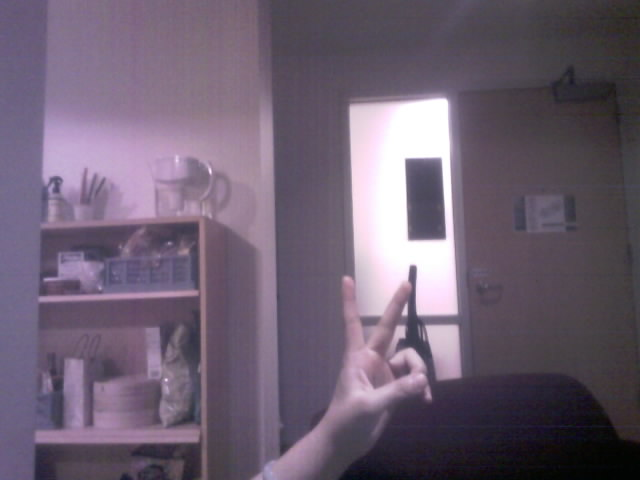
#> input picture Assignment-3/low_res_2.jpg, 640 x 480 px
$ jupyter execute assignment3.ipynb
#> lines starting #> are read from the running program, lines starting #| are printed output that depends on the picture
[cell 1]
import numpy as np
import cv2
import matplotlib.pyplot as plt
from scipy.ndimage import gaussian_filter1d

## Question 1

[cell 2]
imdata1 = cv2.imread('low_res_2.jpg', cv2.IMREAD_COLOR)
#> imdata1 is the input picture: shape (480, 640, 3); mean B, G, R 113.2, 95.5, 109
imdata1 = cv2.cvtColor(imdata1, cv2.COLOR_BGR2RGB)

# Apply 2D Gaussian Filter
g_filter = cv2.GaussianBlur(imdata1, (0, 0), 0.5)

# Define sigma
sigma = np.sqrt(0.5)

# Create 1D Gaussian kernel
def gaussian_1d(size, sigma):
    """Create a 1D Gaussian kernel."""
    center = size // 2
    x = np.arange(size) - center
    gauss = (1 / np.sqrt(2 * np.pi * sigma**2)) * np.exp(-(x**2) / (2 * sigma**2))
    return gauss / np.sum(gauss)  # Normalize

kernel_size = int(6 * sigma) + 1  # Ensure it's odd

# Create Gaussian kernels for i (rows) and j (columns)
gauss_i = gaussian_1d(kernel_size, sigma)
gauss_j = gaussian_1d(kernel_size, sigma)

# Apply 1d filter along rows
smoothed_i = cv2.filter2D(imdata1, -1, gauss_i[:, np.newaxis])  # Apply kernel along rows

# Apply 1c filter along columns
smoothed_j = cv2.filter2D(smoothed_i, -1, gauss_j[np.newaxis, :])  # Apply kernel along columns

# Display the images
plt.figure(1)
plt.imshow(g_filter)
plt.title('2D Gaussian Filter')

plt.figure(2)
plt.imshow(smoothed_j)
plt.title('Two 1D Gaussian Filters')

plt.show()

## Question 2: Median Filtering

[cell 3]
# a)
matrix = np.random.random((3, 3))
flattened = matrix.flatten()

# b)
sorted_array = np.sort(flattened)

# c)
median_value = np.median(sorted_array)
print(f'median value: {median_value}')

# d)
sorted_matrix = sorted_array.reshape(3, 3)
print(sorted_matrix)

 ## Question 3: Noise and Gaussian Filter

[cell 4]
#READING IN IMAGE
img = cv2.imread('low_res_2.jpg',0)
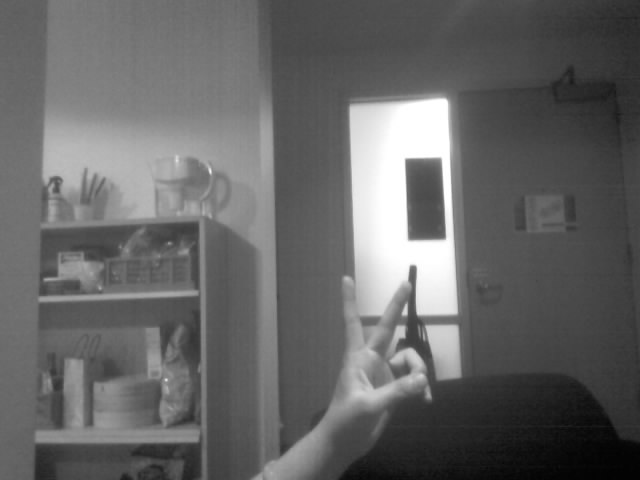
#> img: shape (480, 640); min 2, max 255, mean 101.6
print(img.shape)
#| (480, 640)


# ADDING NOISE

# gauss noise
gauss_noise=np.zeros((480, 640),dtype=np.uint8)
cv2.randn(gauss_noise,128,20)
gauss_noise=(gauss_noise*0.5).astype(np.uint8)

gn_img=cv2.add(img,gauss_noise)
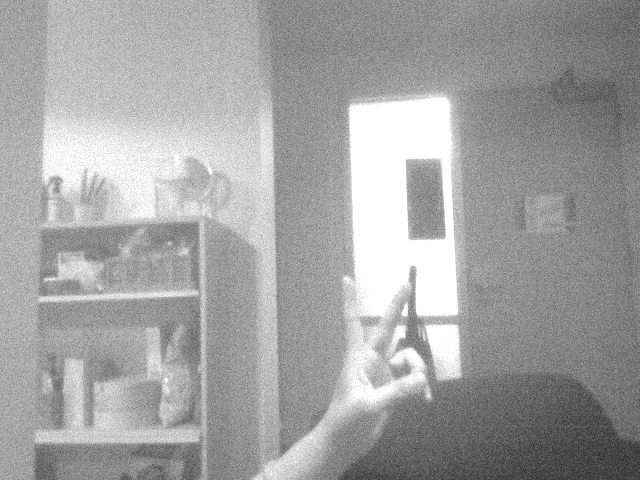
#> gn_img: shape (480, 640); min 33, max 255, mean 162.5

# salt and pepper noise
sp_noise=np.zeros((480, 640),dtype=np.uint8)
cv2.randu(sp_noise,0,255)
sp_noise=cv2.threshold(sp_noise,245,255,cv2.THRESH_BINARY)[1]

sp_img=cv2.add(img,sp_noise)
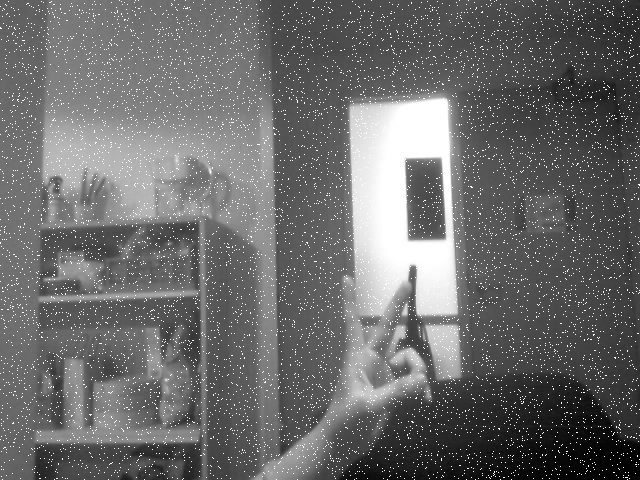
#> sp_img: shape (480, 640); min 2, max 255, mean 107

# uniform noise
uni_noise=np.zeros((480, 640),dtype=np.uint8)
cv2.randu(uni_noise,0,255)
uni_noise=(uni_noise*0.5).astype(np.uint8)

un_img=cv2.add(img,uni_noise)
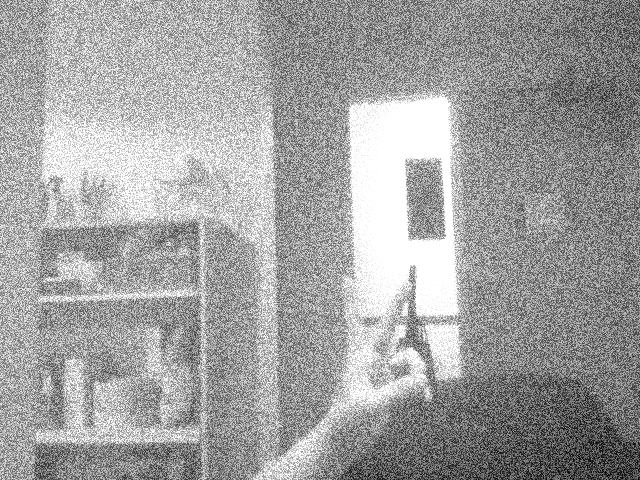
#> un_img: shape (480, 640); min 2, max 255, mean 161.5


# PLOTTING IMAGES WITH NOISE
fig=plt.figure(dpi=300)

# OG image
fig.add_subplot(3,3,1)
plt.imshow(img,cmap='gray')
plt.axis("off")
plt.title("Original")

# gaussian noise
fig.add_subplot(3,3,2)
plt.imshow(gauss_noise,cmap='gray')
plt.axis("off")
plt.title("Gaussian Noise")

# gaussian noise image
fig.add_subplot(3,3,3)
plt.imshow(gn_img,cmap='gray')
plt.axis("off")
plt.title("Combined Gaussian")

# salt/pepper noise
fig.add_subplot(3,3,5)
plt.imshow(sp_noise,cmap='gray')
plt.axis("off")
plt.title("Salt/Pepper Noise")

# gaussian filtered image
fig.add_subplot(3,3,6)
plt.imshow(gn_img,cmap='gray')
plt.axis("off")
plt.title("Combined Salt/Pepper")

# uniform noise
fig.add_subplot(3,3,8)
plt.imshow(uni_noise,cmap='gray')
plt.axis("off")
plt.title("Uniform Noise")

# uniform filtered image
fig.add_subplot(3,3,9)
plt.imshow(un_img,cmap='gray')
plt.axis("off")
plt.title("Combined Uniform")
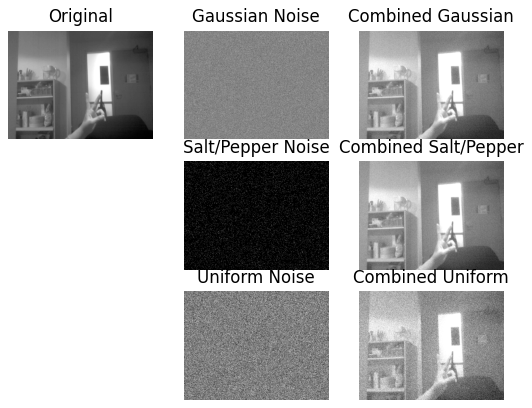
#> figure drawn by matplotlib, 7 panels

[cell 5]
# GAUSSIAN BLURRING NOISY IMAGES
og_blur = cv2.GaussianBlur(img,(5,5),0)
gn_blur = cv2.GaussianBlur(gn_img,(5,5),0)
sp_blur = cv2.GaussianBlur(sp_img,(5,5),0)
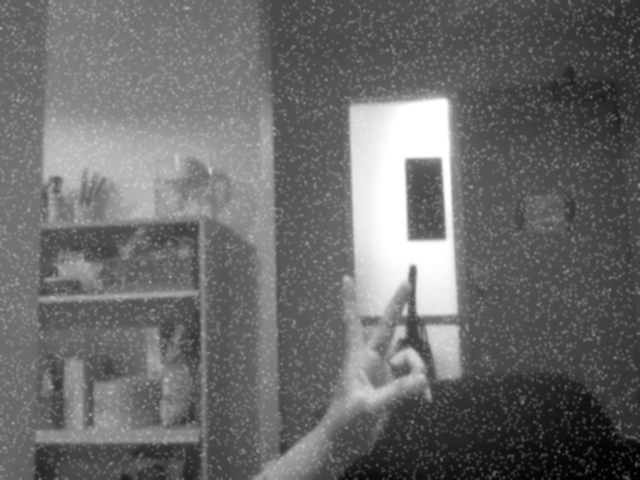
#> sp_blur: shape (480, 640); min 2, max 255, mean 107
uni_blur = cv2.GaussianBlur(un_img,(5,5),0)
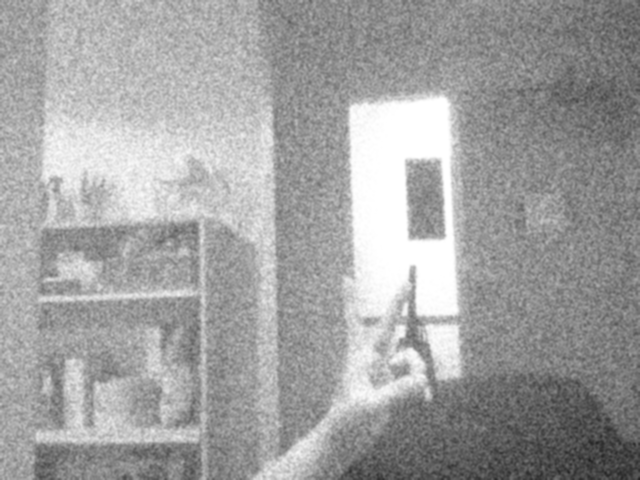
#> uni_blur: shape (480, 640); min 34, max 255, mean 161.5


# PLOTTING GAUSSIAN BLURS
fig2 = plt.figure(dpi=300)

fig2.add_subplot(2,4,1)
plt.imshow(img,cmap='gray')
plt.axis("off")
plt.title("Original")

fig2.add_subplot(2,4,5)
plt.imshow(og_blur,cmap='gray')
plt.axis("off")
plt.title("Original Blurred")

fig2.add_subplot(2,4,2)
plt.imshow(gn_img,cmap='gray')
plt.axis("off")
plt.title("Gauss Noise")

fig2.add_subplot(2,4,6)
plt.imshow(gn_blur,cmap='gray')
plt.axis("off")
plt.title("Gauss Blurred")

fig2.add_subplot(2,4,3)
plt.imshow(sp_img,cmap='gray')
plt.axis("off")
plt.title("Salt/Pep Noise")

fig2.add_subplot(2,4,7)
plt.imshow(sp_blur,cmap='gray')
plt.axis("off")
plt.title("Salt/Pep Blurred")

fig2.add_subplot(2,4,4)
plt.imshow(un_img,cmap='gray')
plt.axis("off")
plt.title("Uniform Noise")

fig2.add_subplot(2,4,8)
plt.imshow(uni_blur,cmap='gray')
plt.axis("off")
plt.title("Uniform Blurred")
